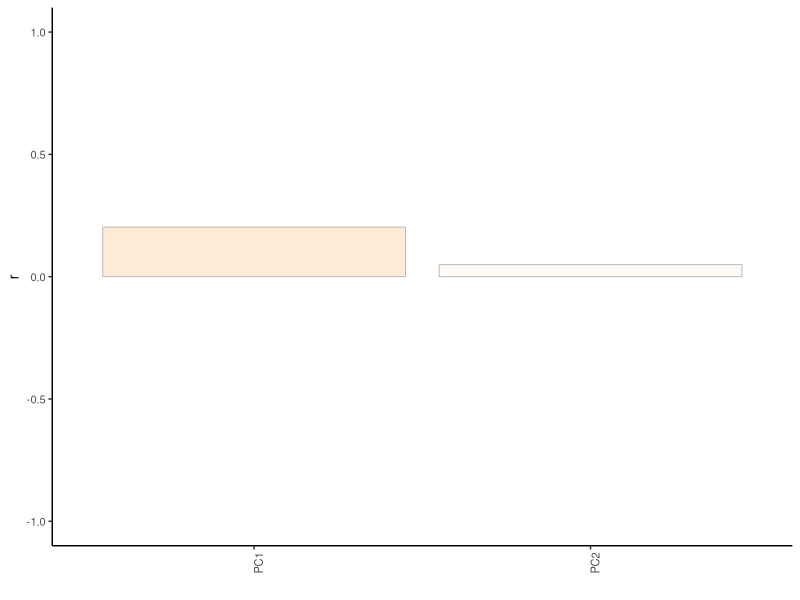

R code for this plot: (Note: this script raises an error after producing the figure.)
rm(list = ls())

library(tidyverse)
library(tidytext)
library(svglite)

set.seed(42)

# load imputed values
imp = as.matrix(read.csv("data/imputed_missing_values/imputed_residence_times.csv") %>% 
                  column_to_rownames(var = "X"))

# upload synthesis rates
synthesis = read.csv("data/synthesisRates.csv")



# PCA of genes
genePCA = function(inputData, scaled = TRUE){
  if (scaled == TRUE){
    pca = prcomp(inputData, scale. = TRUE)
  } else {
    pca = prcomp(inputData, scale. = FALSE)
  }
  
  variance = round((pca$sdev^2 / sum(pca$sdev^2))*100, digits = 2)
  PCA_out = as.data.frame(pca$x) %>% 
    rownames_to_column(var = "gene")
  
  output = list(PCA_out = PCA_out, variance = variance)
  
  return(output)
}

# a) PCA ofimputed observations
output = genePCA(inputData = imp, scaled = TRUE)
output$variance


corData = output$PCA_out %>% 
  inner_join(synthesis) %>% 
  dplyr::select(-c(PC3, PC4, PC5)) %>% 
  pivot_longer(cols = PC1:PC2, names_to = "PC", values_to = "PC_value") %>% 
  group_by(PC) %>% 
  summarise(corVal = cor(PC_value, synthesis_perCell_perMin)) %>% 
  drop_na()

p = ggplot(corData, aes(x = PC, y = corVal, fill = corVal))
p + geom_bar(stat = "identity", color = "grey70", lwd = 0.3) +
  theme_classic() +
  theme(panel.background = element_rect(fill = "transparent"), # bg of the panel
        plot.background = element_rect(fill = "transparent", color = NA),
        text = element_text(size=10), legend.position = "none",
        axis.text.x = element_text(angle = 90, hjust = 1)) + 
  #guides(fill="none", color = "none") +
  ylab("r") +
  xlab("")  +
  scale_fill_gradientn(colors = c("#32384D", "white","#E29930"), 
                       limits= c(-1,1)) +
  ylim(-1, 1)
ggsave("figures/panels/fig3/cor_PC_genes_with_SynthesisRate.pdf", width = 2.3, height = 3.6, units = "cm")
